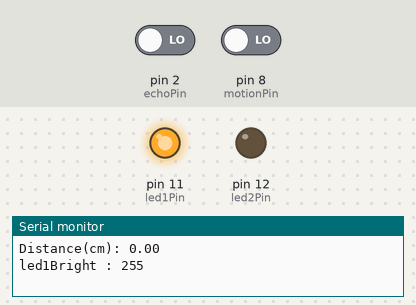
Recording of a sketch running on a simulated Arduino Uno, built with avr-gcc and run on an emulated ATmega328P. On the bench: output pins drawn as LEDs (lit = HIGH), the last lines printed to the serial monitor. The test bench sets the inputs (shaded band); at power-on: pin 8 (motionPin) LOW, pin 2 (echoPin) LOW. Pins used as bus, display or sensor lines are not drawn.

Above: at 1.2 s.
1.3 s: pin 8 (motionPin) driven HIGH
At 3.7 s:
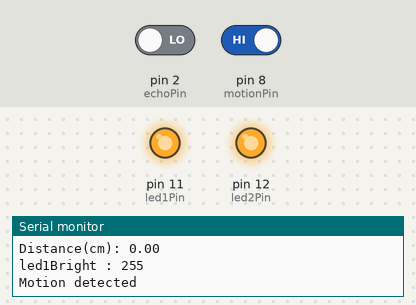
4.0 s: pin 8 (motionPin) driven LOW
At 5.4 s:
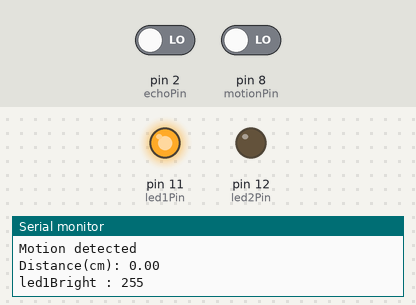
Timing chart, 0 to 7.0 s (numbered marks = the images above; inputs shaded):
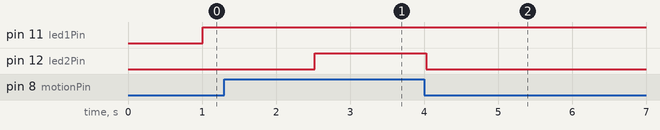

Measured:
- after the input at 1.3 s, pin 12 (led2Pin): LOW → HIGH after 1.2 s
- after the input at 4.0 s, pin 12 (led2Pin): HIGH → LOW at once

The sketch:

11-1-4.ino
```cpp
int trigPin = 3;
int echoPin = 2;
int motionPin = 8;
int led1Pin = 11;
int led2Pin = 12;

int led1Bright;
int led2Bright;

void setup() {
  Serial.begin(9600);
  pinMode(trigPin, OUTPUT);
  pinMode(echoPin, INPUT);
  pinMode(led1Pin, OUTPUT);
  pinMode(led2Pin, OUTPUT);
  Serial.begin(9600);
}

void loop() {
  digitalWrite(trigPin, HIGH);
  delay(10);
  digitalWrite(trigPin, LOW);
  float duration = pulseIn(echoPin, HIGH);
  float distance = duration * 340 / 10000 / 2;
  if (distance > 100) {
    led1Bright = 0;
  } else {
    led1Bright = map(distance, 100, 0, 0, 255);
  }
  Serial.println(String("Distance(cm): ") + distance);
  Serial.print("led1Bright : ");
  Serial.println(led1Bright);
  analogWrite(led1Pin, led1Bright);


  int motion = digitalRead(motionPin);
  if(motion == 1) {
    Serial.println("Motion detected");
    digitalWrite(led2Pin, HIGH);
  } else {
    digitalWrite(led2Pin, LOW);
  }

  delay(500);
}
```
